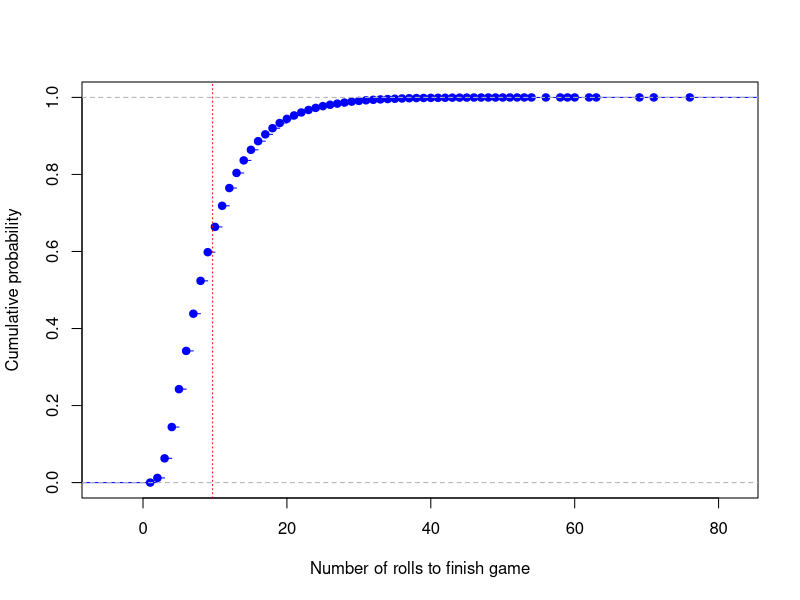

This chart was generated by the following R code: (Note: a time limit stopped this script after it produced the figure.)
## ---- chunk 1
knitr::opts_knit$set(base.dir = "/home/swolf/website/", base.url = "/")
knitr::opts_chunk$set(fig.path = "figure/2020-03-31-unfairDie/")
## ---- chunk 2
makeNewDie = function(sides){
  newSides = sample(sides,replace=TRUE)
  return(newSides)
}
## ---- chunk 3
playDieGame = function(N){
  roll = 0
  dieSides = 1:N
  uniqueDieSides = unique(dieSides)
  while(length(uniqueDieSides)>1){
    # Roll the dice
    roll = roll + 1
    dieSides = makeNewDie(dieSides)
    uniqueDieSides = unique(dieSides)
  }
  return(roll)
}
## ---- chunk 4
n = 100000
# Simulate the die game n times
gameResult = replicate(n, playDieGame(6))
avgResult = mean(gameResult)
errResult = sd(gameResult)/sqrt(n)
## ---- chunk 5
# Make a plot
plot(ecdf(gameResult),main='',ylab='Cumulative probability',
     xlab='Number of rolls to finish game',col='blue')
abline(v=avgResult,col='red',lty=3)
## ---- chunk 6
nSims = 10000
dieSides = c(2:10,30,50,70,100,1000)
avgRes = NULL
seRes = NULL
for(nSides in dieSides){
  # Simulate the die game nSims times
  gameRes = replicate(nSims, playDieGame(nSides))
  avgRes = c(avgRes, mean(gameRes))
  seRes = c(seRes, sd(gameRes)/sqrt(nSims))
}
dieRoll.lm = lm(log10(avgRes) ~ log10(dieSides))
summary(dieRoll.lm)
## ---- chunk 7
dieRollLin.lm = lm(avgRes ~ dieSides)
summary(dieRollLin.lm)
## ---- chunk 8
plot(dieSides,avgRes,type='p',col='blue',xlab='Number of sides on the die', 
     ylab='Average number of rolls to end the game',log='xy',pch=19,
     ylim=c(0.75*min(avgRes),1.1*max(avgRes)))
lines(dieSides,predict(dieRollLin.lm),col='red',lty=2)
